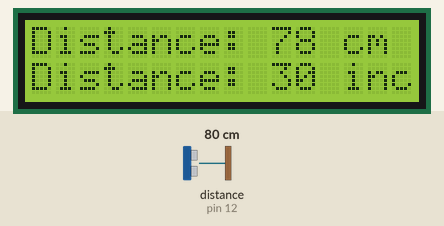
A sketch run on a simulated Arduino Uno, built with avr-gcc and run on an emulated ATmega328P. Shown: 16×2 character LCD. Wiring (inferred from the names in the program): ultrasonic range finder: trigger pin 13; echo pin 12. The inputs (shaded band) are chosen by the test bench; at power-on: distance to the obstacle (sensor on pin 12) 80 cm. The echo pulse lasts 58.3 µs per cm.

Above: at 5.2 s.
5.3 s: distance to the obstacle (sensor on pin 12) set to 2 cm
At 6.0 s:
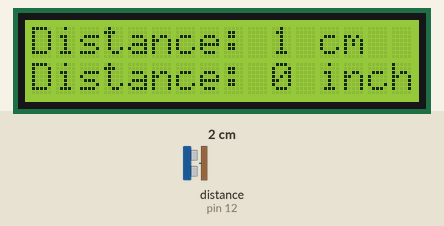
8.4 s: distance to the obstacle (sensor on pin 12) set to 4 cm
At 9.2 s:
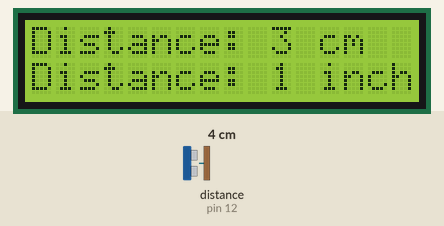
10.3 s: distance to the obstacle (sensor on pin 12) set to 9 cm
At 10.8 s:
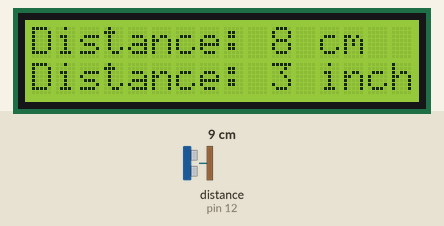
Timing chart, 0 to 13.3 s (numbered marks = the images above; inputs shaded):
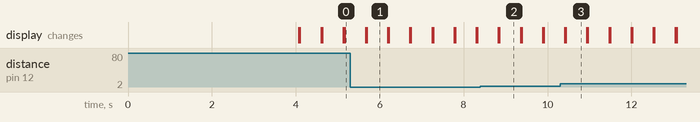

The sketch:

12_Ultrasonic_sensor_example.ino
```cpp
/*
 * for LCD interfacing use myLCD.h file
 */
#include "myLCD.h"
#define trigPin 13
#define echoPin 12

long duration;
int distance_cm, distance_inch;

void setup() {
  lcd.begin(16, 2);
  lcd.setCursor(0, 0);
  lcd.print("BestinAutomation");
  lcd.setCursor(0, 1);
  lcd.print("UltrasonicSensor");
  pinMode(trigPin, OUTPUT);
  pinMode(echoPin, INPUT);
  delay(4000);
}

void loop() {
  lcd.clear();
  //clear trigPin
  digitalWrite(trigPin, LOW);
  delayMicroseconds(2);
  //trigPin HIGH for 10 u sec
  digitalWrite(trigPin, HIGH);
  delayMicroseconds(10);
  digitalWrite(trigPin, LOW);

  duration = pulseIn(echoPin, HIGH);   //reads echoPin
  distance_cm = duration * 0.034 / 2;  //calculate distance
  distance_inch = duration * 0.0133 / 2;
  lcd.setCursor(0, 0);
  lcd.print("Distance: ");
  lcd.print(distance_cm);
  lcd.print(" cm");
  delay(20);
  lcd.setCursor(0, 1);
  lcd.print("Distance: ");
  lcd.print(distance_inch);
  lcd.print(" inch");
  delay(500);
}
```

myLCD.h
```cpp
#include<LiquidCrystal.h>

const int rs = 5, en = 3, d4 = 2, d5 = 16, d6 = 15, d7 = 14;
LiquidCrystal lcd(rs, en, d4, d5, d6, d7);
```

Measured:
- after the input at 5.3 s, the display: first differs from a run without the input after 0.39 s (image 1)
- after the input at 8.4 s, the display: first differs from a run without the input after 0.45 s (image 2)
- after the input at 10.3 s, the display: first differs from a run without the input after 0.14 s (image 3)
- what the display in image 1 shows lasts 0.5 s, from 5.7 s to 6.2 s
